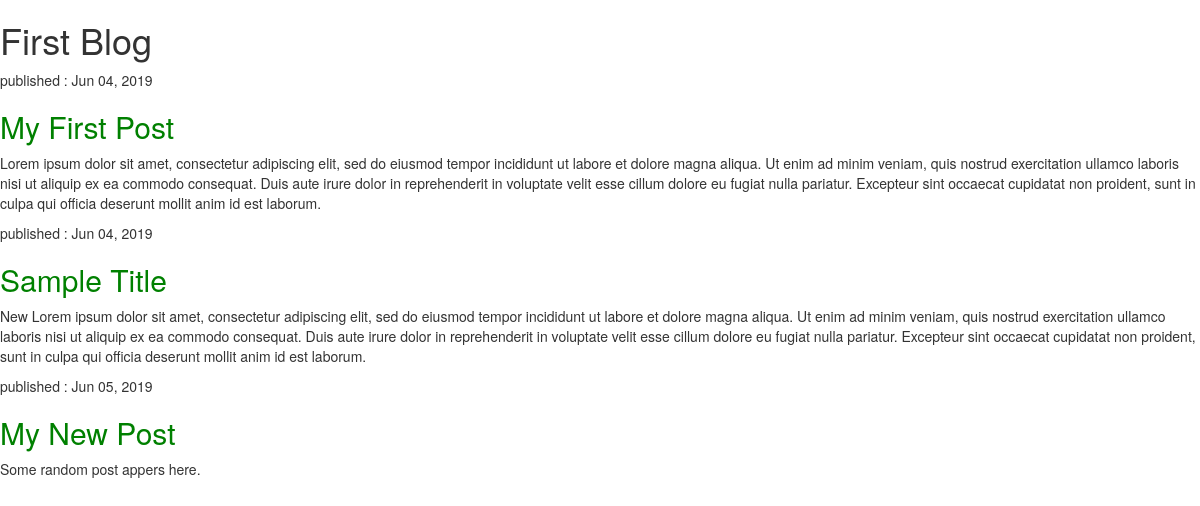
The page / on the database its author committed.
### blog/models.py (models this page shows, shortened)
class Post(models.Model):
    TAGS = (('T', 'Technology'), ('F', 'Food'))
    author =models.ForeignKey(settings.AUTH_USER_MODEL, on_delete=models.CASCADE)
    title = models.CharField(max_length=200)
    text = models.TextField()
    tags = models.CharField(max_length=1, choices=TAGS)
    created_date = models.DateTimeField(default=timezone.now)
    published_date = models.DateTimeField(blank=True, null=True)
    ispublished = models.BooleanField(default=False)

### blog/views.py (the view)
# urls.py: path('', views.post_list, name='post_list'),
def post_list(request):
    posts = Post.objects.filter(published_date__lte=timezone.now()).order_by('published_date')
    return render(request, 'blog/post_list.html', {'posts': posts})

### blog/templates/blog/post_list.html
{% extends 'blog/base.html'%}
{%block content %}
<div>
    {% for post in posts%}
        <div>
            <p>published : {{post.published_date | date:"M d, Y"}}</p>
            <h2><a href='{% url 'post_detail' pk=post.pk %}'>{{post.title}}</a></h2>
            <p>{{post.text | linebreaksbr}}</p>
        </div>
    {% endfor %}
</div>
{% endblock %}

### blog/static/css/blog.css (style rules this page uses)
h2 a { text-decoration: none; color:green; }

### rows shown on the page
Post: published_date "Jun 04, 2019", title "My First Post", text "Lorem ipsum dolor sit amet, consectetur adipiscing elit, sed do eiusmod tempor incididunt ut labore et dolore magna aliqua. Ut enim ad minim veniam, quis nostrud exercitation ullamco laboris nisi ut aliquip ex ea commodo consequat. Duis aute irure dolor in reprehenderit in voluptate velit esse cillum dolore eu fugiat nulla pariatur. Excepteur sint occaecat cupidatat non proident, sunt in culpa qui officia deserunt mollit anim id est laborum."
Post: published_date "Jun 04, 2019", title "Sample Title", text "New Lorem ipsum dolor sit amet, consectetur adipiscing elit, sed do eiusmod tempor incididunt ut labore et dolore magna aliqua. Ut enim ad minim veniam, quis nostrud exercitation ullamco laboris nisi ut aliquip ex ea commodo consequat. Duis aute irure dolor in reprehenderit in voluptate velit esse cillum dolore eu fugiat nulla pariatur. Excepteur sint occaecat cupidatat non proident, sunt in culpa qui officia deserunt mollit anim id est laborum."
Post: published_date "Jun 05, 2019", title "My New Post", text "Some random post appers here."
